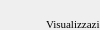
           <widget class="QWidget" name="page_2">
            <property name="geometry">
             <rect>
              <x>0</x>
              <y>0</y>
              <width>100</width>
              <height>30</height>
             </rect>
            </property>
            <attribute name="label">
             <string>Funzioni di controllo</string>
            </attribute>
            <widget class="QWidget" name="layoutWidget">
             <property name="geometry">
              <rect>
               <x>9</x>
               <y>9</y>
               <width>341</width>
               <height>251</height>
              </rect>
             </property>
             <layout class="QGridLayout" name="gridLayout_21">
              <item row="0" column="0">
               <widget class="QLabel" name="label_38">
                <property name="font">
                 <font>
                  <family>Times New Roman</family>
                  <pointsize>8</pointsize>
                  <weight>50</weight>
                  <italic>false</italic>
                  <bold>false</bold>
                 </font>
                </property>
                <property name="text">
                 <string>Visualizzazione GIS</string>
                </property>
               </widget>
              </item>
              <item row="1" column="0">
               <widget class="QPushButton" name="pushButton_showLayer">
                <property name="font">
                 <font>
                  <family>Times New Roman</family>
                  <pointsize>8</pointsize>
                  <weight>50</weight>
                  <italic>false</italic>
                  <bold>false</bold>
                 </font>
                </property>
                <property name="toolTip">
                 <string>Show Selcted Features</string>
                </property>
                <property name="text">
                 <string>Disegna US</string>
                </property>
                <property name="icon">
                 <iconset resource="../../resources/resources.qrc">
                  <normaloff>:/icons/sheet.png</normaloff>:/icons/sheet.png</iconset>
                </property>
               </widget>
              </item>
              <item row="1" column="1">
               <widget class="QLabel" name="label_46">
                <property name="font">
                 <font>
                  <family>Times New Roman</family>
                  <pointsize>8</pointsize>
                  <weight>50</weight>
                  <italic>false</italic>
                  <bold>false</bold>
                 </font>
                </property>
                <property name="text">
                 <string>Disegna US</string>
                </property>
               </widget>
              </item>
              <item row="2" column="0" colspan="2">
               <widget class="QLabel" name="label_40">
                <property name="font">
                 <font>
                  <family>Times New Roman</family>
                  <pointsize>8</pointsize>
                  <weight>50</weight>
                  <italic>false</italic>
                  <bold>false</bold>
                 </font>
                </property>
                <property name="text">
                 <string>Apri schede US selezionate</string>
                </property>
               </widget>
              </item>
              <item row="3" column="0">
               <widget class="QPushButton" name="pushButton_showSelectedFeatures">
                <property name="font">
                 <font>
                  <family>Times New Roman</family>
                  <pointsize>8</pointsize>
                  <weight>50</weight>
                  <italic>false</italic>
                  <bold>false</bold>
                 </font>
                </property>
                <property name="toolTip">
                 <string>Show Selcted Features</string>
                </property>
                <property name="text">
                 <string>Apri schede US</string>
                </property>
                <property name="icon">
                 <iconset resource="../../resources/resources.qrc">
                  <normaloff>:/icons/sheet.png</normaloff>:/icons/sheet.png</iconset>
                </property>
               </widget>
              </item>
              <item row="4" column="0" colspan="2">
               <widget class="QLabel" name="label_39">
                <property name="font">
                 <font>
                  <family>Times New Roman</family>
                  <pointsize>8</pointsize>
                  <weight>50</weight>
                  <italic>false</italic>
                  <bold>false</bold>
                 </font>
                </property>
                <property name="text">
                 <string>Attivazione Preview pianta US</string>
                </property>
               </widget>
              </item>
              <item row="5" column="0">
               <widget class="QToolButton" name="toolButtonPreview">
                <property name="toolTip">
                 <string/>
                </property>
                <property name="text">
                 <string>Preview pianta US</string>
                </property>
                <property name="icon">
                 <iconset resource="../../resources/resources.qrc">
                  <normaloff>:/icons/GIS.png</normaloff>:/icons/GIS.png</iconset>
                </property>
                <property name="shortcut">
                 <string>Ctrl+G</string>
                </property>
                <property name="checkable">
                 <bool>true</bool>
                </property>
                <property name="checked">
                 <bool>false</bool>
                </property>
                <property name="toolButtonStyle">
                 <enum>Qt::ToolButtonTextOnly</enum>
                </property>
                <property name="arrowType">
                 <enum>Qt::NoArrow</enum>
                </property>
               </widget>
              </item>
              <item row="5" column="1">
               <widget class="QToolButton" name="toolButtonPan">
                <property name="minimumSize">
                 <size>
                  <width>109</width>
                  <height>0</height>
                 </size>
                </property>
                <property name="toolTip">
                 <string>Pan tool</string>
                </property>
                <property name="text">
                 <string>Pan</string>
                </property>
                <property name="icon">
                 <iconset resource="../../resources/resources.qrc">
                  <normaloff>:/icons/mActionPan.png</normaloff>:/icons/mActionPan.png</iconset>
                </property>
                <property name="shortcut">
                 <string>Ctrl+G</string>
                </property>
                <property name="checkable">
                 <bool>true</bool>
                </property>
                <property name="checked">
                 <bool>false</bool>
                </property>
                <property name="toolButtonStyle">
                 <enum>Qt::ToolButtonTextOnly</enum>
                </property>
                <property name="arrowType">
                 <enum>Qt::NoArrow</enum>
                </property>
               </widget>
              </item>
              <item row="6" column="0">
               <widget class="QLabel" name="label_44">
                <property name="font">
                 <font>
                  <family>Times New Roman</family>
                  <pointsize>8</pointsize>
                  <weight>50</weight>
                  <italic>false</italic>
                  <bold>false</bold>
                 </font>
                </property>
                <property name="text">
                 <string>Mostra immagini</string>
                </property>
               </widget>
              </item>
              <item row="7" column="0">
               <widget class="QToolButton" name="toolButtonPreviewMedia">
                <property name="minimumSize">
                 <size>
                  <width>109</width>
                  <height>0</height>
                 </size>
                </property>
                <property name="text">
                 <string>Mostra immagini</string>
                </property>
                <property name="icon">
                 <iconset resource="../../resources/resources.qrc">
                  <normaloff>:/icons/photo.png</normaloff>:/icons/photo.png</iconset>
                </property>
                <property name="checkable">
                 <bool>true</bool>
                </property>
                <property name="checked">
                 <bool>true</bool>
                </property>
               </widget>
              </item>
             </layout>
            </widget>
           </widget>
